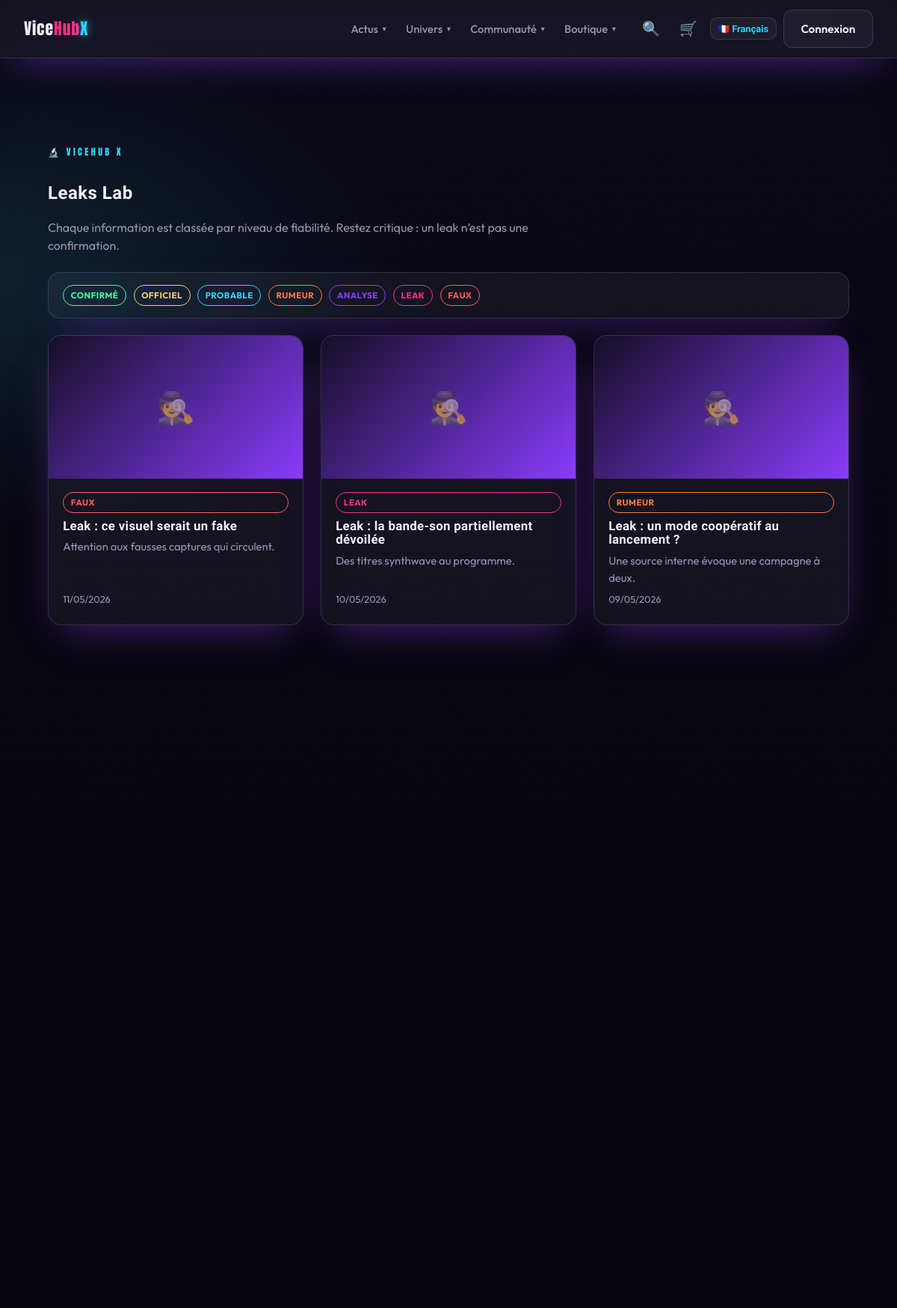
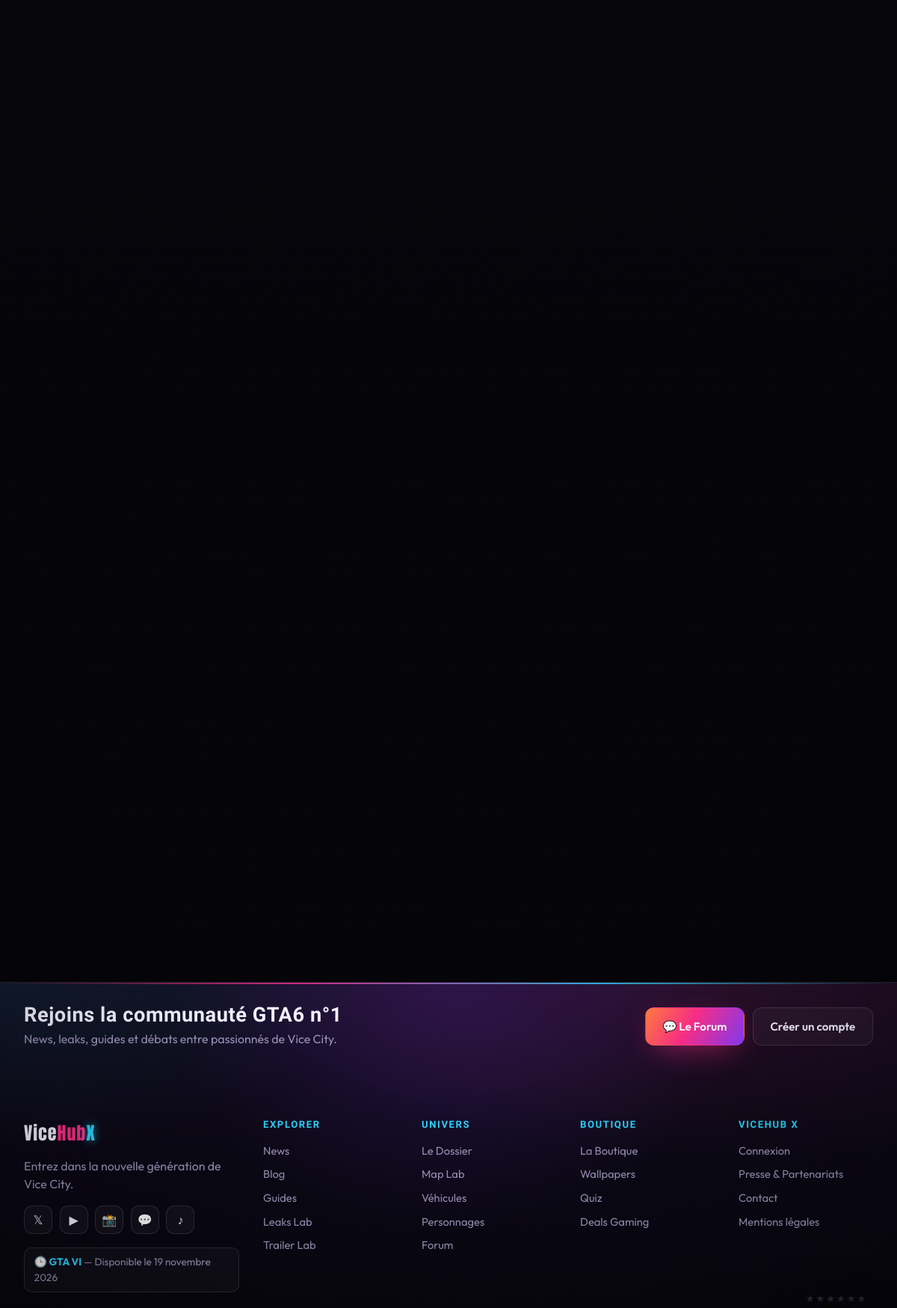
/pages/leaks-lab.php (upper part), run on the app's committed database (2 pictures, top to bottom).
### tables this page shows
CREATE TABLE articles (
    id           INT AUTO_INCREMENT PRIMARY KEY,
    category_id  INT,
    lang         ENUM('fr','en') NOT NULL DEFAULT 'fr',
    title        VARCHAR(200) NOT NULL,
    slug         VARCHAR(220) NOT NULL UNIQUE,
    excerpt      VARCHAR(400),
    body         MEDIUMTEXT,
    badge        VARCHAR(20) DEFAULT NULL,
    image        VARCHAR(255) DEFAULT NULL,
    image_prompt TEXT DEFAULT NULL,             
    author_id    INT DEFAULT NULL,
    source_id    INT DEFAULT NULL,              
    status       ENUM('draft','pending','published') NOT NULL DEFAULT 'draft',
    published_at DATETIME DEFAULT NULL,
    created_at   DATETIME NOT NULL DEFAULT CURRENT_TIMESTAMP,
    CONSTRAINT fk_articles_cat FOREIGN KEY (category_id)
        REFERENCES categories(id) ON DELETE SET NULL,
    INDEX idx_status (status),
    INDEX idx_lang (lang),
    INDEX idx_source (source_id)
);

CREATE TABLE settings (
    id    INT AUTO_INCREMENT PRIMARY KEY,
    `key` VARCHAR(80) NOT NULL UNIQUE,
    value TEXT
);

### config/database.php (called while the page is built, shortened)
<?php
function db(): PDO
{
    static $pdo = null;
    if ($pdo instanceof PDO) {
        return $pdo;
    }
    $dsn = sprintf(
        'mysql:host=%s;port=%s;dbname=%s;charset=utf8mb4',
        DB_HOST,
        DB_PORT,
        DB_NAME
    );
    try {
        $pdo = new PDO($dsn, DB_USER, DB_PASS, [
            PDO::ATTR_ERRMODE            => PDO::ERRMODE_EXCEPTION,
            PDO::ATTR_DEFAULT_FETCH_MODE => PDO::FETCH_ASSOC,
            PDO::ATTR_EMULATE_PREPARES   => false,
        ]);
    } catch (PDOException $e) {
        http_response_code(500);
        $hint = (getenv('APP_ENV') ?: 'dev') === 'prod'
            ? 'Service momentanément indisponible.'
            : 'Connexion base de données impossible : ' . $e->getMessage()
              . ' — vérifiez config/config.php et que la base "' . DB_NAME . '" existe.';
        exit('<p style="font-family:sans-serif;padding:2rem;color:#fff;background:#0a0a12">'
            . htmlspecialchars($hint, ENT_QUOTES, 'UTF-8') . '</p>');
    }
    return $pdo;
}

### config/cdn_map.php (called while the page is built, shortened)
<?php
$CDN = 'https://d8j0ntlcm91z4.cloudfront.net/user_3DO7HqDJu2i1Hy0ZwCkmP0PQX9E';

### pages/leaks-lab.php (the view, shortened to what this page needs)
<?php
$leaks = get_articles(['category' => 'leaks', 'lang' => lang()]);
require ROOT_PATH . '/includes/header.php';
?>
<section class="section">
    <span class="eyebrow">🔬 ViceHub X</span>
    <h1><?= e(t('page_leaks_title')) ?></h1>
    <p class="muted" style="max-width:680px"><?= e(t('page_leaks_intro')) ?></p>
    <div class="glass reveal" style="border-radius:16px;padding:1rem 1.2rem;margin:1.4rem 0;display:flex;gap:.6rem;flex-wrap:wrap">
        <?php foreach (array_keys(badges()) as $k): ?>
            <?= badge_html($k) ?>
        <?php endforeach; ?>
    </div>
    <?php if ($leaks): ?>
    <div class="cards">
        <?php foreach ($leaks as $a): ?>
            <article class="card glass reveal">
                <?= media_html($a['image'] ?? '', '🕵️', $a['title']) ?>
                <div class="card__body">
                    <?= badge_html($a['badge']) ?>
                    <h3 class="card__title"><a href="<?= e(with_lang(url('pages/article.php?slug=' . urlencode($a['slug'])))) ?>"><?= e($a['title']) ?></a></h3>
                    <p class="card__excerpt"><?= e($a['excerpt']) ?></p>
                    <span class="card__date"><?= e(fmt_date($a['published_at'])) ?></span>
                </div>
            </article>
        <?php endforeach; ?>
    </div>
    <?php else: ?>
        <p class="muted"><?= e(t('no_content')) ?></p>
    <?php endif; ?>
</section>
<?php require ROOT_PATH . '/includes/footer.php'; ?>

### includes/functions.php (shortened to what this page needs)
<?php
function e(?string $value): string
{
    return htmlspecialchars((string) $value, ENT_QUOTES | ENT_SUBSTITUTE, 'UTF-8');
}
function t(string $key): string
{
    return $GLOBALS['LANG'][$key] ?? ($GLOBALS['LANG_FALLBACK'][$key] ?? $key);
}
function lang(): string
{
    return $GLOBALS['LANG_CODE'] ?? 'fr';
}
function with_lang(string $url): string
{
    if (lang() === 'fr') {
        return $url;
    }
    $sep = str_contains($url, '?') ? '&' : '?';
    return $url . $sep . 'lang=' . lang();
}
function url(string $path): string
{
    $path = ltrim($path, '/');
    $query = '';
    if (($qpos = strpos($path, '?')) !== false) {
        $query = substr($path, $qpos + 1);
        $path  = substr($path, 0, $qpos);
    }
    parse_str($query, $params);
    $pretty = static function (string $prefix, string $value, string $key) use ($params): string {
        unset($params[$key]);
        $rest = $params ? '?' . http_build_query($params) : '';
        return BASE_URL . '/' . $prefix . '/' . rawurlencode($value) . $rest;
    };
    if ($path === '' || $path === 'index.php') {
        $rest = $params ? '?' . http_build_query($params) : '';
        return BASE_URL . '/' . $rest;
    }
    if ($path === 'pages/article.php' && isset($params['slug']))        { return $pretty('article', (string) $params['slug'], 'slug'); }
    if (preg_match('#^pages/([a-z0-9-]+)\.php$#', $path, $m)) {
        return BASE_URL . '/' . $m[1] . ($query !== '' ? '?' . $query : '');
    }
    return BASE_URL . '/' . $path . ($query !== '' ? '?' . $query : '');
}
function fmt_date(?string $datetime): string
{
    $ts = strtotime($datetime);
    return $ts ? date('d/m/Y', $ts) : '';
}
function badges(): array
{
    return [
        'confirmed' => ['fr' => 'Confirmé',  'en' => 'Confirmed', 'class' => 'badge--confirmed'],
        'official'  => ['fr' => 'Officiel',  'en' => 'Official',  'class' => 'badge--official'],
        'probable'  => ['fr' => 'Probable',  'en' => 'Likely',    'class' => 'badge--probable'],
        'rumor'     => ['fr' => 'Rumeur',    'en' => 'Rumor',     'class' => 'badge--rumor'],
        'analysis'  => ['fr' => 'Analyse',   'en' => 'Analysis',  'class' => 'badge--analysis'],
        'leak'      => ['fr' => 'Leak',      'en' => 'Leak',      'class' => 'badge--leak'],
        'fake'      => ['fr' => 'Faux',      'en' => 'Fake',      'class' => 'badge--fake'],
    ];
}
function badge_html(?string $key): string
{
    $b = badges()[$key] ?? null;
    return '<span class="badge ' . $b['class'] . '">' . e($b[lang()] ?? $b['en']) . '</span>';
}
function is_logged_in(): bool
{
    return !empty($_SESSION['user_id']);
}
function get_articles(array $filters = []): array
{
    $sql = "SELECT a.*, c.slug AS category_slug, c.name AS category_name
            FROM articles a
            LEFT JOIN categories c ON c.id = a.category_id
            WHERE a.status = 'published'";
    $params = [];
    if (!empty($filters['category'])) {
        $sql .= ' AND c.slug = ?';
        $params[] = $filters['category'];
    }
    if (!empty($filters['lang'])) {
        $sql .= ' AND a.lang = ?';
        $params[] = $filters['lang'];
    }
    $sql .= ' ORDER BY a.published_at DESC, a.id DESC';
    $stmt = db()->prepare($sql);
    $stmt->execute($params);
    return $stmt->fetchAll();
}
function get_setting(string $key, ?string $default = null): ?string
{
    $stmt = db()->prepare('SELECT value FROM settings WHERE `key` = ? LIMIT 1');
    $stmt->execute([$key]);
    $row = $stmt->fetch();
    return $row['value'] ?? $default;
}
function release_date(): string
{
    return get_setting('release_date', RELEASE_DATE) ?: RELEASE_DATE;
}
function release_human(): string
{
    $ts = strtotime(release_date());
    $d = (int) date('j', $ts);
    $m = (int) date('n', $ts);
    $y = date('Y', $ts);
    $fr = [1 => 'janvier', 'février', 'mars', 'avril', 'mai', 'juin', 'juillet', 'août', 'septembre', 'octobre', 'novembre', 'décembre'];
    $en = [1 => 'January', 'February', 'March', 'April', 'May', 'June', 'July', 'August', 'September', 'October', 'November', 'December'];
    return lang() === 'fr'
        ? "Disponible le {$d} {$fr[$m]} {$y}"
        : "Coming {$en[$m]} {$d}, {$y}";
}
function cdn_url(string $filename): string
{
    static $map = null;
    if ($map === null) {
        $f = ROOT_PATH . '/config/cdn_map.php';
        $map = is_file($f) ? (require $f) : [];
    }
    return $map[$filename] ?? '';
}
function img_src(?string $path): string
{
    $path = trim((string) $path);
    if ($path === '' || str_contains($path, '/preview.php') || str_contains($path, '/img.php') || str_starts_with($path, 'data:')) {
        return $path;
    }
    $rel = ltrim($path, '/');
    if (preg_match('#\.(png|jpe?g)$#i', $rel)) {
        $webp = preg_replace('#\.(png|jpe?g)$#i', '.webp', $rel);
    }
    $cdn = cdn_url(basename($rel));
    return $cdn !== '' ? $cdn : $path;
}
function webp_variant(string $src): string
{
    if (preg_match('#^https?://#i', $src)) {
        return '';
    }
    return '';
}
function media_html(?string $img, string $emoji, string $alt = ''): string
{
    $src = img_src($img);
    $alt = $alt !== '' ? $alt : 'Illustration GTA VI — ViceHub X';
    $out = '<div class="card__media"><span class="card__emoji" aria-hidden="true">' . $emoji . '</span>';
    if ($src !== '') {
        $img_tag = '<img class="card__img" src="' . e($src) . '" alt="' . e($alt)
            . '" loading="lazy" decoding="async" onerror="(this.closest(\'picture\')||this).remove()">';
        $webp = webp_variant($src);
        if ($webp !== '') {
            $out .= '<picture><source srcset="' . e($webp) . '" type="image/webp">' . $img_tag . '</picture>';
        } else {
            $out .= $img_tag;
        }
    }
    return $out . '</div>';
}

### includes/footer.php (shortened to what this page needs)
</main>
<footer class="site-footer">
    <div class="footer-glow" aria-hidden="true"></div>
    <div class="footer-cta">
        <div class="footer-cta__txt">
            <h3><?= lang() === 'fr' ? 'Rejoins la communauté GTA6 n°1' : 'Join the #1 GTA6 community' ?></h3>
            <p class="muted"><?= lang() === 'fr' ? 'News, leaks, guides et débats entre passionnés de Vice City.' : 'News, leaks, guides and debates among Vice City fans.' ?></p>
        </div>
        <div class="footer-cta__btns">
            <a class="btn btn--primary" href="<?= e(with_lang(url('pages/forum.php'))) ?>">💬 <?= lang() === 'fr' ? 'Le Forum' : 'The Forum' ?></a>
            <?php if (!is_logged_in()): ?>
                <a class="btn btn--ghost" href="<?= e(with_lang(url('pages/register.php'))) ?>"><?= lang() === 'fr' ? 'Créer un compte' : 'Sign up' ?></a>
            <?php endif; ?>
        </div>
    </div>
    <div class="footer-inner">
        <div class="footer-brand">
            <a class="logo" href="<?= e(with_lang(url('index.php'))) ?>">Vice<span class="logo-accent">Hub</span><span class="logo-x">X</span></a>
            <p class="footer-tag"><?= e(lang() === 'fr' ? APP_SLOGAN_FR : APP_SLOGAN_EN) ?></p>
            <div class="footer-social" aria-label="<?= lang() === 'fr' ? 'Réseaux sociaux' : 'Social media' ?>">
                <a href="#" aria-label="X / Twitter" title="X">𝕏</a>
                <a href="#" aria-label="YouTube" title="YouTube">▶</a>
                <a href="#" aria-label="Instagram" title="Instagram">📸</a>
                <a href="#" aria-label="Discord" title="Discord">💬</a>
                <a href="#" aria-label="TikTok" title="TikTok">♪</a>
            </div>
            <p class="footer-countdown">🕒 <b>GTA VI</b> — <?= e(release_human()) ?></p>
        </div>
        <nav class="footer-links" aria-label="Explorer">
            <h4><?= lang() === 'fr' ? 'Explorer' : 'Explore' ?></h4>
            <a href="<?= e(with_lang(url('pages/news.php'))) ?>"><?= e(t('nav_news')) ?></a>
            <a href="<?= e(with_lang(url('pages/blog.php'))) ?>">Blog</a>
            <a href="<?= e(with_lang(url('pages/guides.php'))) ?>"><?= e(t('nav_guides')) ?></a>
            <a href="<?= e(with_lang(url('pages/leaks-lab.php'))) ?>"><?= e(t('nav_leaks')) ?></a>
            <a href="<?= e(with_lang(url('pages/trailer-lab.php'))) ?>"><?= e(t('nav_trailer')) ?></a>
        </nav>
        <nav class="footer-links" aria-label="Univers">
            <h4><?= lang() === 'fr' ? 'Univers' : 'Universe' ?></h4>
            <a href="<?= e(with_lang(url('pages/dossier.php'))) ?>"><?= lang() === 'fr' ? 'Le Dossier' : 'The Files' ?></a>
            <a href="<?= e(with_lang(url('pages/map.php'))) ?>"><?= e(t('nav_map')) ?></a>
            <a href="<?= e(with_lang(url('pages/vehicles.php'))) ?>"><?= e(t('nav_vehicles')) ?></a>
            <a href="<?= e(with_lang(url('pages/characters.php'))) ?>"><?= e(t('nav_characters')) ?></a>
            <a href="<?= e(with_lang(url('pages/forum.php'))) ?>">Forum</a>
        </nav>
        <nav class="footer-links" aria-label="Boutique">
            <h4><?= e(t('nav_shop')) ?></h4>
            <a href="<?= e(with_lang(url('pages/shop.php'))) ?>"><?= lang() === 'fr' ? 'La Boutique' : 'The Shop' ?></a>
            <a href="<?= e(with_lang(url('pages/shop.php?cat=wallpaper'))) ?>">Wallpapers</a>
            <a href="<?= e(with_lang(url('pages/quiz.php'))) ?>">Quiz</a>
            <a href="<?= e(with_lang(url('pages/deals.php'))) ?>"><?= e(t('nav_deals')) ?></a>
        </nav>
        <nav class="footer-links" aria-label="ViceHub X">
            <h4>ViceHub X</h4>
            <?php if (is_logged_in()): ?>
                <a href="<?= e(with_lang(url('pages/account.php'))) ?>"><?= lang() === 'fr' ? 'Mon compte' : 'My account' ?></a>
            <?php else: ?>
                <a href="<?= e(with_lang(url('pages/login.php'))) ?>"><?= lang() === 'fr' ? 'Connexion' : 'Login' ?></a>
            <?php endif; ?>
            <a href="<?= e(with_lang(url('pages/presse.php'))) ?>"><?= lang() === 'fr' ? 'Presse & Partenariats' : 'Press & Partners' ?></a>
            <a href="<?= e(with_lang(url('pages/contact.php'))) ?>"><?= e(t('nav_contact')) ?></a>
            <a href="<?= e(with_lang(url('pages/legal.php'))) ?>"><?= e(t('page_legal_title')) ?></a>
        </nav>
    </div>
</footer>
</body>
</html>

### data on the page
articles: badge "FAUX", title "Leak : ce visuel serait un fake", excerpt "Attention aux fausses captures qui circulent.", published_at "11/05/2026"
articles: badge "LEAK", title "Leak : la bande-son partiellement dévoilée", excerpt "Des titres synthwave au programme.", published_at "10/05/2026"
articles: badge "RUMEUR", title "Leak : un mode coopératif au lancement ?", excerpt "Une source interne évoque une campagne à deux.", published_at "09/05/2026"
settings: value "Disponible le 19 novembre 2026"

### other printed values
$item['label'] "Actus"
$item['label'] "Univers"
$item['label'] "Communauté"
$item['label'] "Boutique"
t('page_leaks_title') "Leaks Lab"
t('page_leaks_intro') "Chaque information est classée par niveau de fiabilité. Restez critique : un leak n’est pas une confirmation."
$b[lang()] "CONFIRMÉ"
$b[lang()] "OFFICIEL"
$b[lang()] "PROBABLE"
$b[lang()] "RUMEUR"
$b[lang()] "ANALYSE"
$b[lang()] "LEAK"
$b[lang()] "FAUX"
lang() === 'fr' ? APP_SLOGAN_FR : APP_SLOGAN_EN "Entrez dans la nouvelle génération de Vice City."
t('nav_news') "News"
